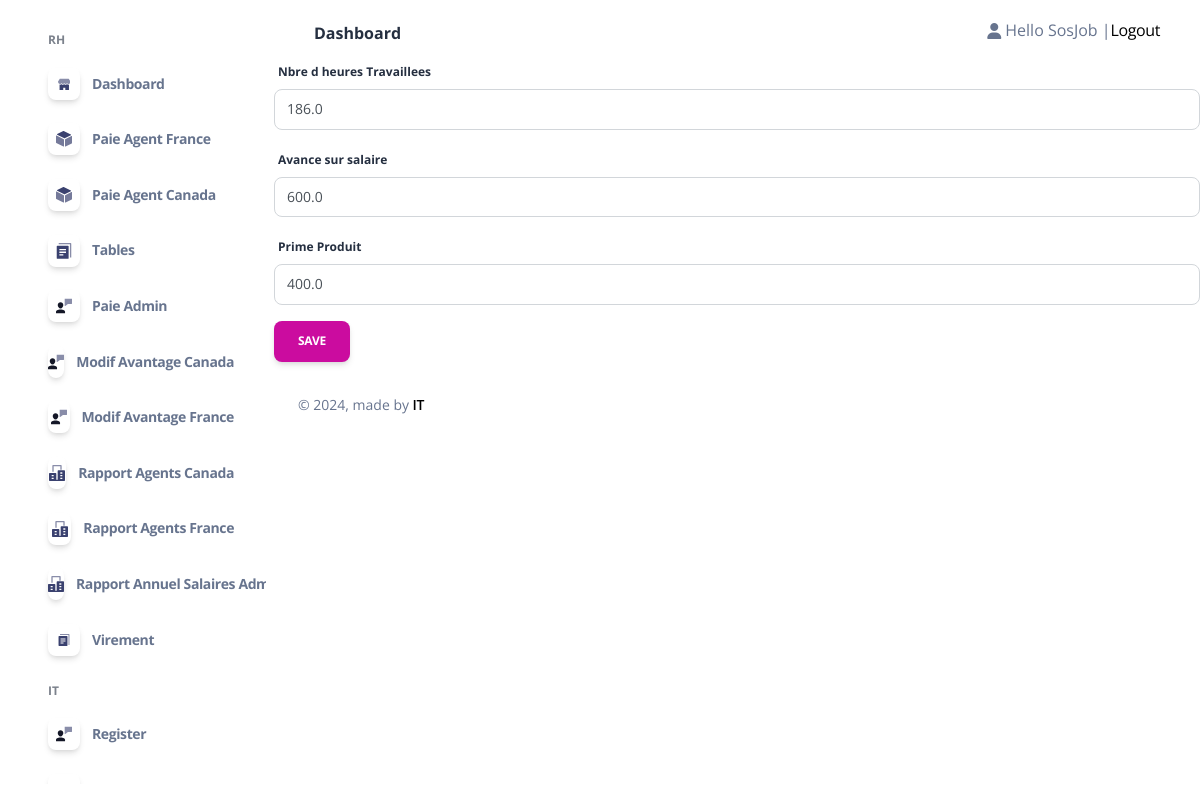
/EditS/14 (signed in), run on an earlier commit of the app's database.
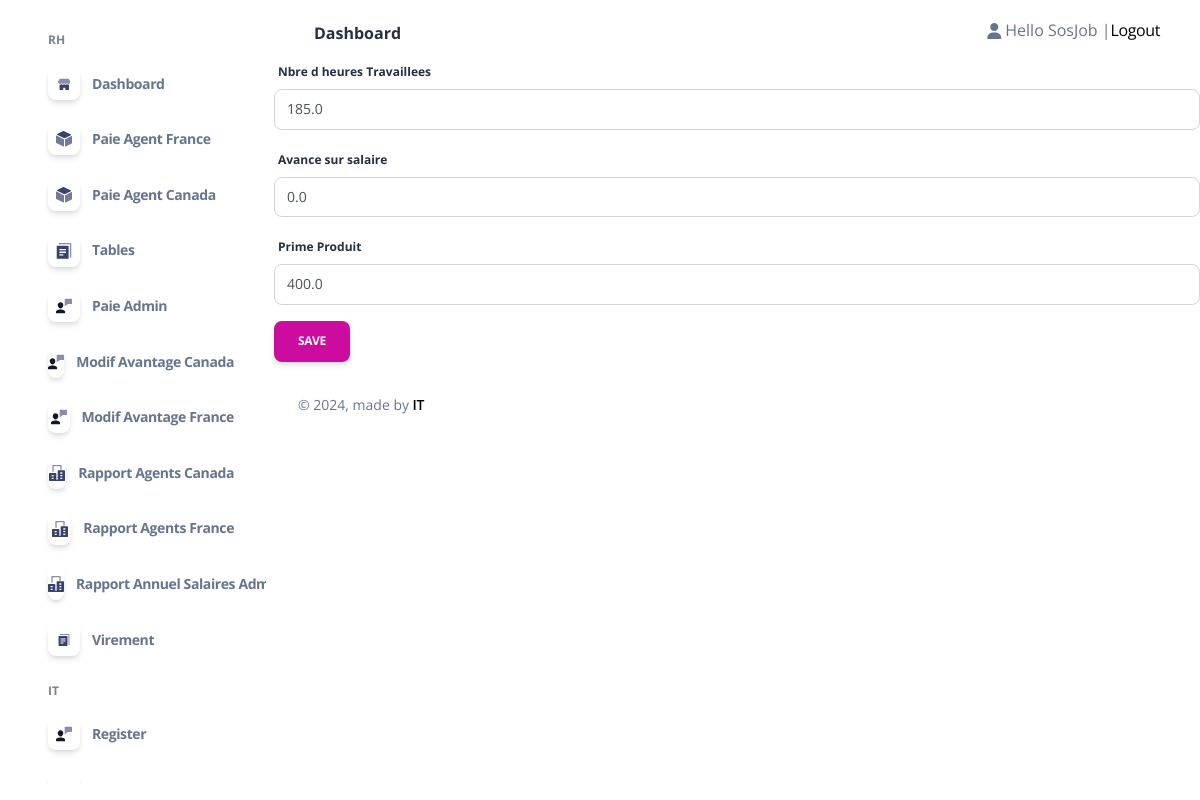
And on a later commit of the database.
### admin_Sos/models.py (models this page shows, shortened)
class Collaborateur(models.Model):
    Statut_P= (
        ('AGENT','AGENT'),
        ('CADRE','CADRE'),
        ('TECHNICIEN','TECHNICIEN'),
        ('STAGIAIRE','STAGIAIRE'),
    )
    STATUT_statut = (
        ('ACTIF','ACTIF'),
        ('INACTIF','INACTIF'),
        ('FORMATION','FORMATION'),
        ('STAGE','STAGE'),
    )
    STATUT_activite = (
        ('FRANCE','FRANCE'),
        ('CANADA','CANADA'),
    )
    STATUT_causededepart = (
        ('Demission','Demission'),
        ('Licenciement','Licenciement'),
        ('FPE','FPE'),
        ('Fin de contrat','Fin de contrat'),
        ('Comportement','Comportement'),
        ('Etudes','Etudes'),
        ('Sans motif(Volantaire)','Sans motif(Volantaire)'),
        ('Autre','Autre'),
    )
    Contart = (
        ('Etranger','Etranger'),
        ('Stage','Stage'),
        ('CDD','CDD'),
        ('CDI','CDI'),
    )
    TTGD = (
        ('Célibataire ','Célibataire'),
        ('Marié(e)','Marié(e)'),
        ('Divorcé(e)','Divorcé(e)'),
        ('Veuf(ve)','Veuf(ve)'),
    )
    statut_sexe = (
        ('H','H'),
        ('F','F'),
    )
    statut_TF = (
        ('OUI','OUI'),
        ('NON','NON'),
    )
    Statut = models.CharField(max_length=10,null=True,blank=True,choices=STATUT_statut)
    Nom = models.CharField(max_length=500,null=True,blank=True)
    Prenom = models.CharField(max_length=500,null=True,blank=True)
    Sexe = models.CharField(max_length=50,null=True,blank=True,choices=statut_sexe)
    Date_de_naissance = models.DateField(null=True,blank=True)
    Age = models.PositiveIntegerField(null=True,blank=True)
    Situation_familiale = models.CharField(max_length=100, null=True,blank=True,choices=TTGD)
    Nombre_d_enfants = models.FloatField(default=0, null=True,blank=True)
    N_CIN =models.CharField(default="-",max_length=120 ,null=True,blank=True)
    N_Passeport=models.CharField(default="-",max_length=300 ,null=True,blank=True)
    Nationalité=models.CharField(default="-",max_length=200,null=True,blank=True)
    Adresse_postale=models.CharField(default="-",max_length=200,null=True,blank=True)
    Ville=models.CharField(default="-",max_length=100,null=True,blank=True)
    E_mail= models.EmailField(null=True,blank=True)
    Declaration_CNSS= models.CharField(max_length=100,null=True,blank=True,choices=statut_TF)
    N_de_téléphone=models.CharField(max_length=200,null=True,blank=True)
    RIB = models.CharField(default="-",max_length=300,null=True,blank=True)
    N_CNSS= models.CharField(default="-",max_length=200,null=True,blank=True)
    Type_de_contrat= models.CharField(max_length=100,null=True,blank=True,choices=Contart)
    Salaire_base = models.PositiveBigIntegerField(default=0,null=True,blank=True)
    Nombre_de_Jour_Travaille_Admin= models.PositiveIntegerField(default=0,null=True,blank=True)
    Poste = models.CharField(max_length=100,null=True,blank=True)
    CSP = models.CharField(max_length=100,null=True,blank=True,choices=Statut_P)
    Date_d_entrée = models.DateField(null=True,blank=True)
    Date_de_Sortie = models.DateField(null=True,blank=True)
    anciennetee = models.IntegerField(default=0,null=True, blank=True)
    Motif_de_départ = models.CharField(default="-",max_length=1000,null=True,blank=True,choices=STATUT_causededepart)
    Commentaire = models.CharField(default="-",max_length=1000,null=True,blank=True)
    Prime_Produit = models.FloatField(default=0,null=True,blank=True)
    Nbre_d_heures_Travaillees= models.FloatField(default=0,null=True,blank=True)
    Planifier= models.FloatField(default=0,null=True,blank=True)
    Avance_sur_salaire = models.FloatField(default=0,null=True,blank=True)
    S_H = models.FloatField(default=0,null=True, blank=True)
    Activite=models.CharField(max_length=100,null=True,blank=True,choices=STATUT_activite)
    user =models.OneToOneField(User, null=True,blank=True,on_delete=models.CASCADE)

### admin_Sos/decorators.py (the view)
        def wrapper_func(request,*args, **kwargs):
            group=None
            if request.user.groups.exists():
                group= request.user.groups.all()[0].name
            if group == 'Admin':
                return view_func(request,*args, **kwargs)
            if group == 'Agent':
                return redirect('home')
            else:
                return redirect('login')

### admin_Sos/forms.py
class SalaireForm(forms.ModelForm):
    class Meta:
        model=Collaborateur
        fields=['Nbre_d_heures_Travaillees','Avance_sur_salaire','Prime_Produit']

### admin_Sos/views.py (called while the page is built)
@login_required(login_url='login')
@admin_only
def EditS_Canada_View(request,id):
    instance= Collaborateur.objects.get(id=id)
    if request.method == "POST":
        form = SalaireForm(data=request.POST,files=request.FILES,instance=instance)
        if form.is_valid():
            form.save()
            return redirect('ModifSC')
    if request.method == "GET":
        form = SalaireForm(instance=instance)
    return render(request,'admin_/EditS.html',{'form':form,'collaborateur':instance})

### Templates/admin_/EditS.html (shortened to what this page needs)
{% extends 'admin_/Base/homebase_admin.html' %}
{% block body %}{% include 'admin_/content/Modify/content_editS.html'%}{% endblock  %}

### Templates/admin_/content/Modify/content_editS.html (shortened to what this page needs)
{% load crispy_forms_tags %}
<form method="POST" enctype="multipart/form-data" data-url="{% url 'EditSC' id=collaborateur.id %}" class="create-form">
   {{form|crispy}}
   <button type="submit" name="Ajouter" value="Ajouter" class="btn btn-primary">Save</button>
</form>

What changed in the data, as far as the page shows it:
changed Collaborateur: Nbre_d_heures_Travaillees "186.0" → "185.0"; Avance_sur_salaire "600.0" → "0.0"
